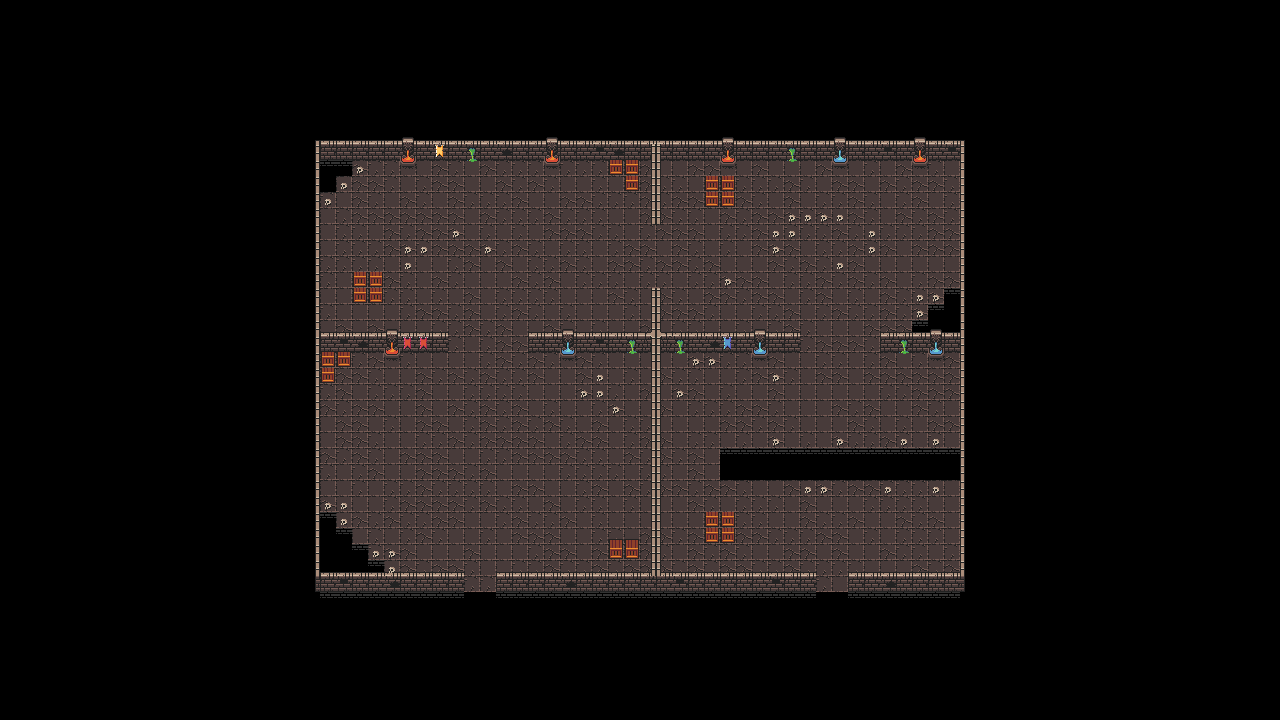

This is a level from a 2D game, rendered from its Tiled map with the project's own tilesets. A one-line summary and the map file follow, with tile-layer data summarised:
An orthogonal 80x45 tile map with 16x16 px tiles, 3 tile layers (floor, wall, decorate).

<map version="1.9" tiledversion="1.9.2" orientation="orthogonal" renderorder="right-down" width="80" height="45" tilewidth="16" tileheight="16" infinite="0" nextlayerid="4" nextobjectid="1">
 <tileset firstgid="1" source="0x72_DungeonTilesetII_v1.4.tsx" />
 <layer id="1" name="floor" width="80" height="45">
  <data>[3600 cells, 1091 non-empty, 4 distinct tile ids]</data>
 </layer>
 <layer id="2" name="wall" width="80" height="45">
  <data>[3600 cells, 213 non-empty, 10 distinct tile ids]</data>
 </layer>
 <layer id="3" name="decorate" width="80" height="45">
  <data>[3600 cells, 209 non-empty, 24 distinct tile ids]</data>
 </layer>
</map>
